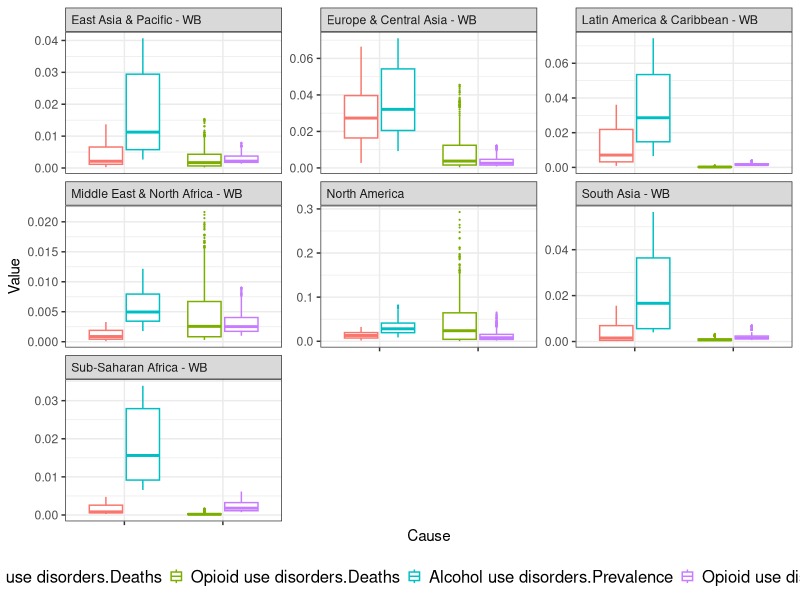
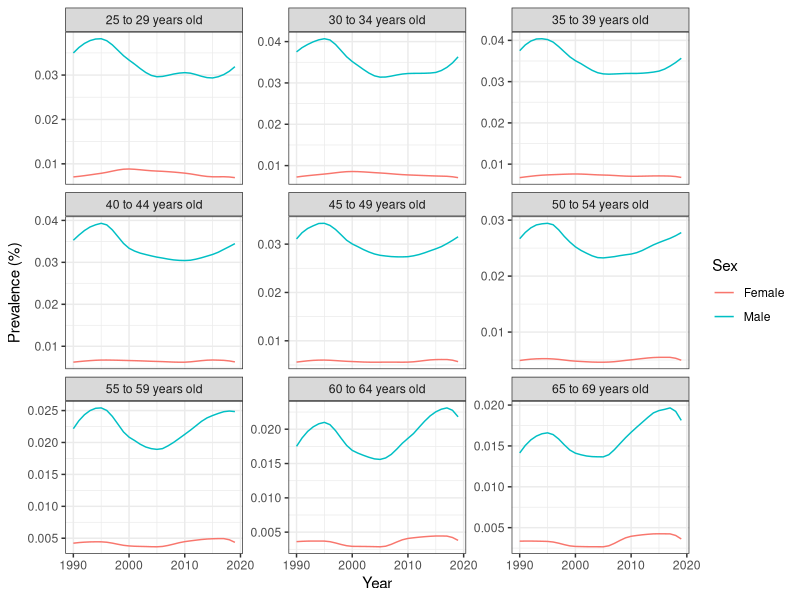
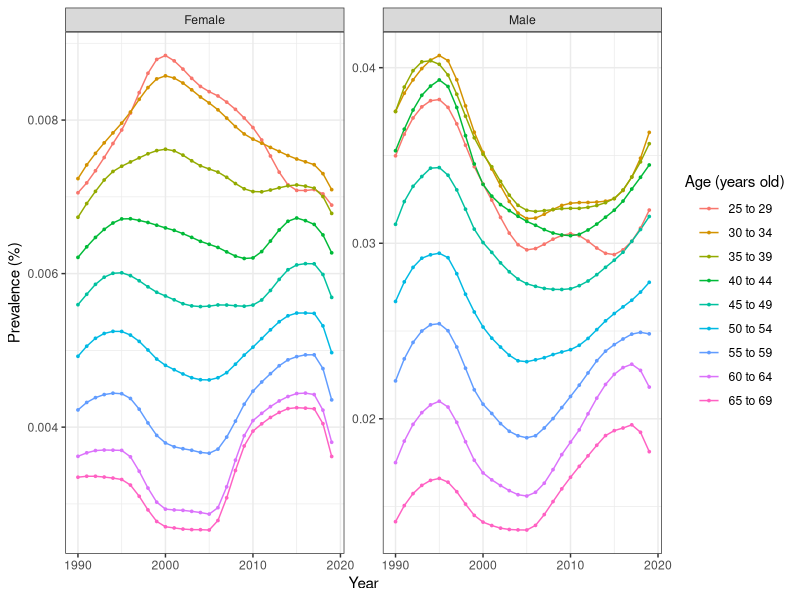
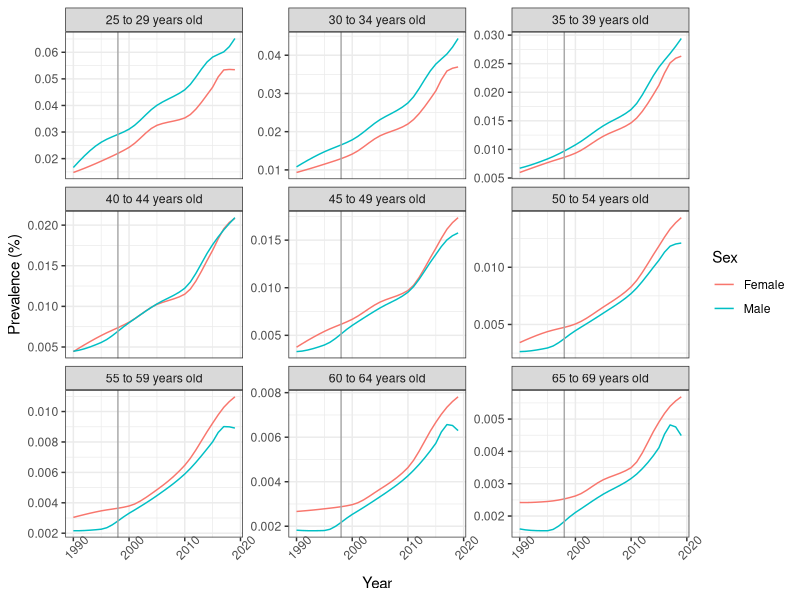
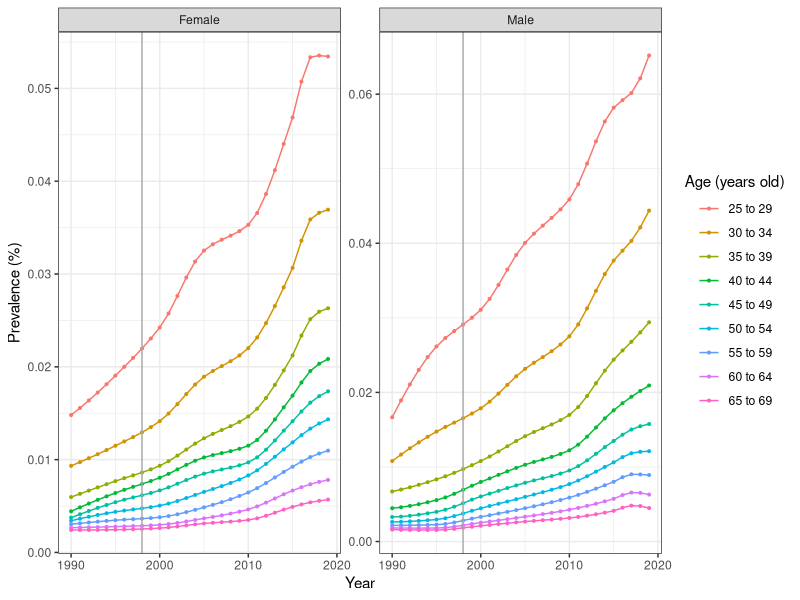
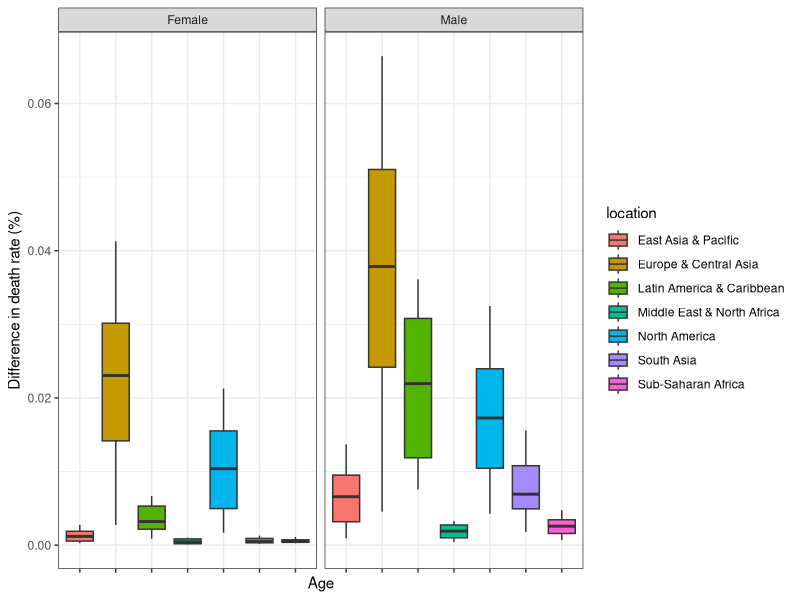
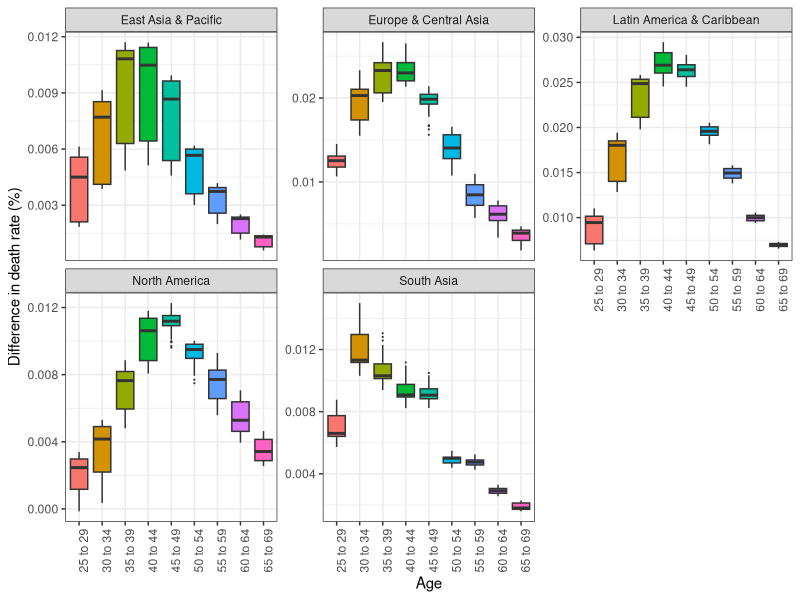
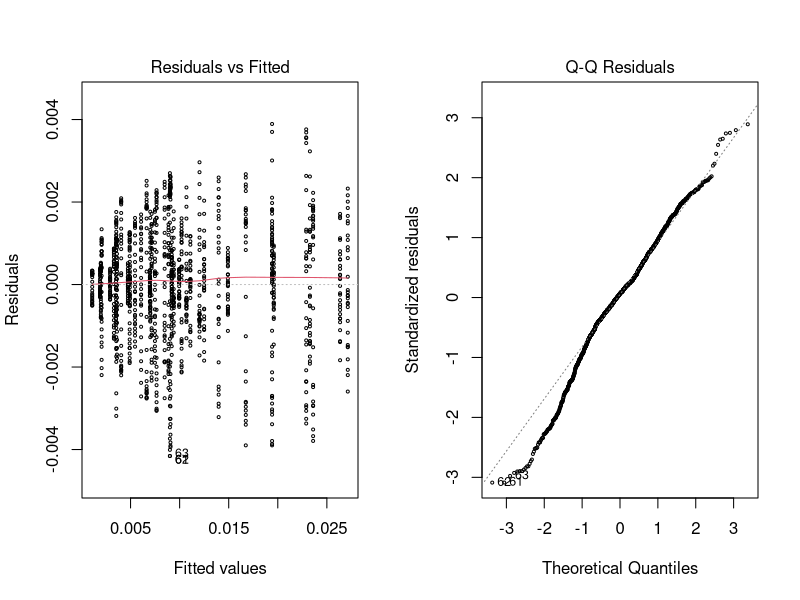

Source code (R) for these figures, in order:
## ---- chunk 1
knitr::opts_chunk$set(echo = T, warning = F, message = F)
setwd("E:\\A大学\\大二下\\ADS2\\ADS2_ICA")
## ---- chunk 2
library(ggplot2)
library(dplyr)
library(tidyverse)
library(tidyr)
library(knitr)

substance_use = read.csv("substance_use.csv")
## ---- chunk 3
anyNA(substance_use)
sum(substance_use[ , ] == "")
## ---- chunk 4
which(duplicated(substance_use))
## ---- chunk 5
str(substance_use)
## ---- chunk 6
substance_use$location = as.factor(substance_use$location)
substance_use$sex = as.factor(substance_use$sex)
substance_use$age = as.factor(substance_use$age)
## ---- chunk 7
ggplot(data = substance_use,
       aes(x = cause, y = val, color = interaction(cause, measure))) +
  geom_boxplot(outlier.size = 0.1) +
  facet_wrap(~location, scales = "free_y") +
  labs(x = "Cause", y = "Value", color = "") +
  theme_bw() +
  theme(legend.position = "bottom",
        legend.key.size = unit(10, "pt"),
        legend.text = element_text(size = 12),
        strip.text = element_text(hjust = 0),
        axis.text.x = element_blank())

which(substance_use$val < 0)
which(substance_use$val > 1)
## ---- chunk 8
highest_alcohol_deaths = substance_use %>%
  filter(measure == "Deaths", year == 2019, age == "40 to 44",
         sex == "Male", cause == "Alcohol use disorders") %>%
  select(location, val) %>%
  arrange(desc(val)) %>%
  top_n(1, val)

kable(highest_alcohol_deaths)
## ---- chunk 9
eap_alcohol_data = substance_use %>%
  filter(measure == "Prevalence", cause == "Alcohol use disorders",
         location == "East Asia & Pacific - WB") %>%
  select(year, age, sex, val)
## ---- chunk 10
eap_alcohol_data1 = eap_alcohol_data
eap_alcohol_data1$age = paste0(eap_alcohol_data1$age, " years old")
ggplot(eap_alcohol_data1,
       aes(x = year, y = val, color = sex,
           group = interaction(sex, age))) +
  geom_line() +
  facet_wrap(~age, scales = 'free_y') +
  labs(x = "Year", y = "Prevalence (%)", color = "Sex") +
  theme_bw() +
  theme(legend.position = "right",
        plot.title = element_text(hjust = 0.5))
## ---- chunk 11
ggplot(eap_alcohol_data,
       aes(x = year, y = val, color = age,
           group = interaction(sex, age))) +
  geom_line() +
  geom_point(size = 0.6) +
  facet_wrap(~sex, scales = 'free_y') +
  labs(x = "Year", y = "Prevalence (%)", color = "Age (years old)") +
  theme_bw() +
  theme(legend.title = element_text(hjust = 0.5),
        plot.title = element_text(hjust = 0.5))
## ---- chunk 12
eap_alcohol_data2 = eap_alcohol_data %>%
  group_by(age) %>%
  group_split() %>%
  map(~spread(., key = "sex", value = "val")) %>%
  map(~{
    shapiro_p = shapiro.test(.$Male - .$Female)$p.value
    if(shapiro_p < 0.05){
      test_type = "Wilcoxon rank sum test"
      p_value = wilcox.test(.$Male, .$Female, paired = T)$p.value
    }
    else{
      test_type = "Student's t-test"
      p_value = t.test(.$Male, .$Female, paired = T)$p.value
    }
    tibble(shapiro_p = shapiro_p, test_type = test_type, p_value = p_value)
  }) %>%
  bind_rows() %>%
  mutate(age = unique(eap_alcohol_data$age), .before = shapiro_p)
kable(eap_alcohol_data2, digit = 12)
## ---- chunk 13
opioid_use_na = substance_use %>%
  filter(measure == "Prevalence",
         location == "North America",
         cause == "Opioid use disorders") %>%
  select(age, year, sex, val)
## ---- chunk 14
opioid_use_na1 = opioid_use_na
opioid_use_na1$age = paste0(opioid_use_na1$age, " years old")
ggplot(opioid_use_na1,
       aes(x = year, y = val, color = sex,
           group = interaction(sex, age))) +
  geom_line() +
  geom_vline(xintercept = 1998, color = "darkgray") +
  facet_wrap(~age, scales = 'free_y') +
  labs(x = "Year", y = "Prevalence (%)", color = "Sex") +
  theme_bw() +
  theme(legend.position = "right",
        plot.title = element_text(hjust = 0.5),
        axis.text.x = element_text(angle = 45))
## ---- chunk 15
ggplot(opioid_use_na,
       aes(x = year, y = val, color = age,
           group = interaction(sex, age))) +
  geom_line() +
  geom_point(size = 0.7) +
  geom_vline(xintercept = 1998, color = "darkgrey") +
  facet_wrap(~sex, scales = 'free_y') +
  labs(x = "Year", y = "Prevalence (%)", color = "Age (years old)") +
  theme_bw() +
  theme(legend.title = element_text(hjust = 0.5),
        plot.title = element_text(hjust = 0.5))
## ---- chunk 16
opioid_use_na2 = opioid_use_na %>%
  group_by(sex, age) %>%
  group_split() %>%
  map(~{
    before = diff(.$val[.$year < 1998])
    after = diff(.$val[.$year >= 1998])
    # calculate the slope
    tibble(
      sex = .$sex[1],
      age = .$age[1],
      p_value = wilcox.test(after, before)$p.value,
      effect_size = median(after) - median(before)
    )
  }) %>%
  bind_rows() %>%
  group_by(sex) %>%
  group_split()
kable(opioid_use_na2)
## ---- chunk 17
opioid_use_na3 = opioid_use_na %>%
  group_by(year, age) %>%
  summarize(val = mean(val)) %>%
  group_by(age) %>%
  group_split() %>%
  map(~{
    before = diff(.$val[.$year < 1998])
    after = diff(.$val[.$year >= 1998])
    # calculate the slope
    tibble(
      age = .$age[1],
      p_value = wilcox.test(after, before)$p.value,
      effect_size = median(after) - median(before)
    )
  }) %>%
  bind_rows()
kable(opioid_use_na3)
## ---- chunk 18
opioid_use_na4 = opioid_use_na %>%
  filter(age != "25 to 29") %>%
  group_by(year, age) %>%
  summarize(val = mean(val)) %>%
  group_by(age) %>%
  group_split() %>%
  map(~{
    before_data = filter(., year < 1998)
    after_data = filter(., year >= 1998)
    before = summary(lm(val ~ year, before_data))
    after = summary(lm(val ~ year, after_data))
    tibble(age = .$age[1],
           before_r_squ = before$r.squared,
           before_slope = before$coefficients[2],
           after_r_squ = after$r.squared,
           after_slope = after$coefficients[2],
           slope_diff = after_slope - before_slope
           )
  }) %>%
  bind_rows() %>%
  arrange(desc(slope_diff))
kable(opioid_use_na4)
## ---- chunk 19
data1 = substance_use %>%
  filter(measure == "Deaths",
         cause == "Alcohol use disorders") %>%
  select(location, age, year, sex, val)

data1$location = gsub(data1$location, pattern = " - WB", replacement = "")

ggplot(data1, aes(x = location, y = val, fill = location)) +
  geom_boxplot(outlier.size = 0.1) +
  labs(x = "Age", y = "Difference in death rate (%)") +
   theme_bw() +
  facet_wrap(~sex) +
  theme(axis.text.x = element_blank())
## ---- chunk 20
locations = c("East Asia & Pacific", "North America", "South Asia", 
"Latin America & Caribbean", "Europe & Central Asia")

data2 = data1 %>%
  filter(location %in% locations) %>%
  group_by(location, age, year) %>%
  spread(key = "sex", val = "val") %>%
  summarize(diff = Male - Female) %>%
  bind_rows()

ggplot(data2, aes(x = age, y = diff, fill = age)) +
  geom_boxplot(outlier.size = 0.1) +
  facet_wrap(~location, scale = "free_y") +
  labs(x = "Age", y = "Difference in death rate (%)") +
  theme_bw() +
  theme(axis.text.x = element_text(angle = 90, hjust = 1),
        legend.position = "none")
## ---- chunk 21
model2 = lm(diff ~ location * age, data = data2)
par(mfrow = c(1, 2))
plot(model2, c(1, 2),cex=0.4)
par(mfrow = c(1, 1))
summary(model2)$r.squared
anova(model2)
